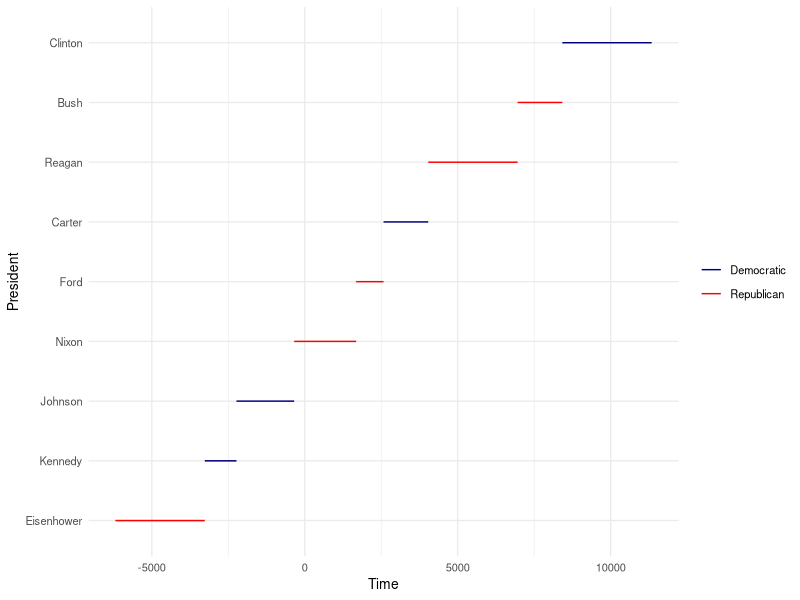

Source code (R):
## ---- chunk 1
# Setup options for R Markdown
knitr::opts_chunk$set(
  echo       = FALSE,    # Do not print code
  warning    = FALSE,    # Suppress warnings
  message    = FALSE,    # Suppress messages
  fig.align  = "center", # Center figures
  fig.width  = 2.7,      # Good standard figure width for single-panel figures
  fig.height = 2.4       # Good standard figure height for single-panel figures
)

library(tidyverse)

# Set a theme for ggplot2
theme_set(theme_grey(base_size = 10))

# Set options
options(
  digits = 3, # limit the number of significant digits
  width  = 63 # limit the width of code output
)
## ---- chunk 2
library(tidyverse)

# Pull some data from the presidential data set
presidential %>%
  head(4) %>%
  knitr::kable(
    caption = "The terms of some presidents in the US.",
    booktabs = TRUE # nicer PDF tables (always use this)
  )
## ---- chunk 3
presidential %>%
  head(9) %>%
  mutate(order = 1:n(), name = reorder(name, order)) %>%
  ggplot(aes(xmin = start, xmax = end, y = name, color = party)) +
  geom_linerange() +
  scale_color_manual(values = c("navy", "red")) +
  labs(y = "President", x = "Time", color = NULL) +
  theme_minimal(base_size = 10) +
  theme(legend.pos = c(0.85, 0.25))
